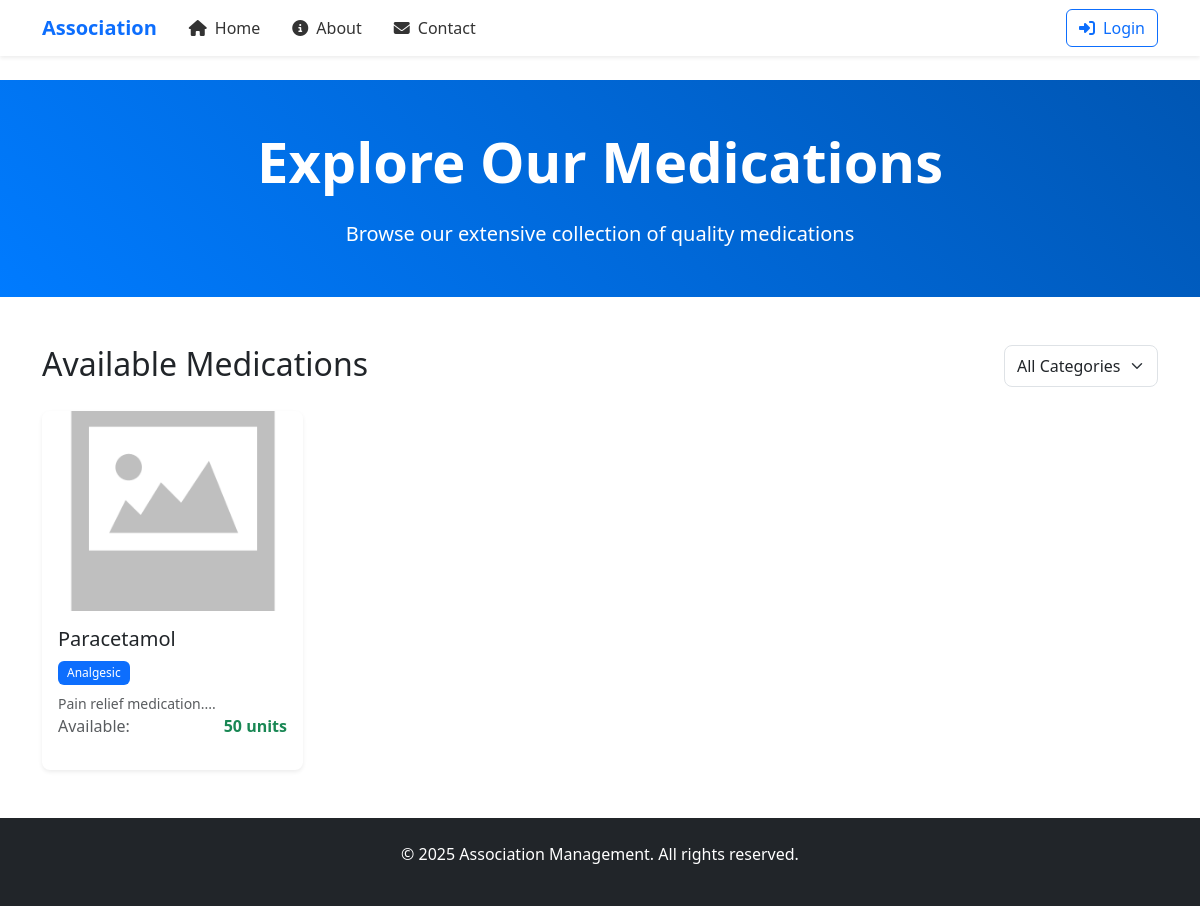
/app/medications.php, run on an earlier commit of the app's database.
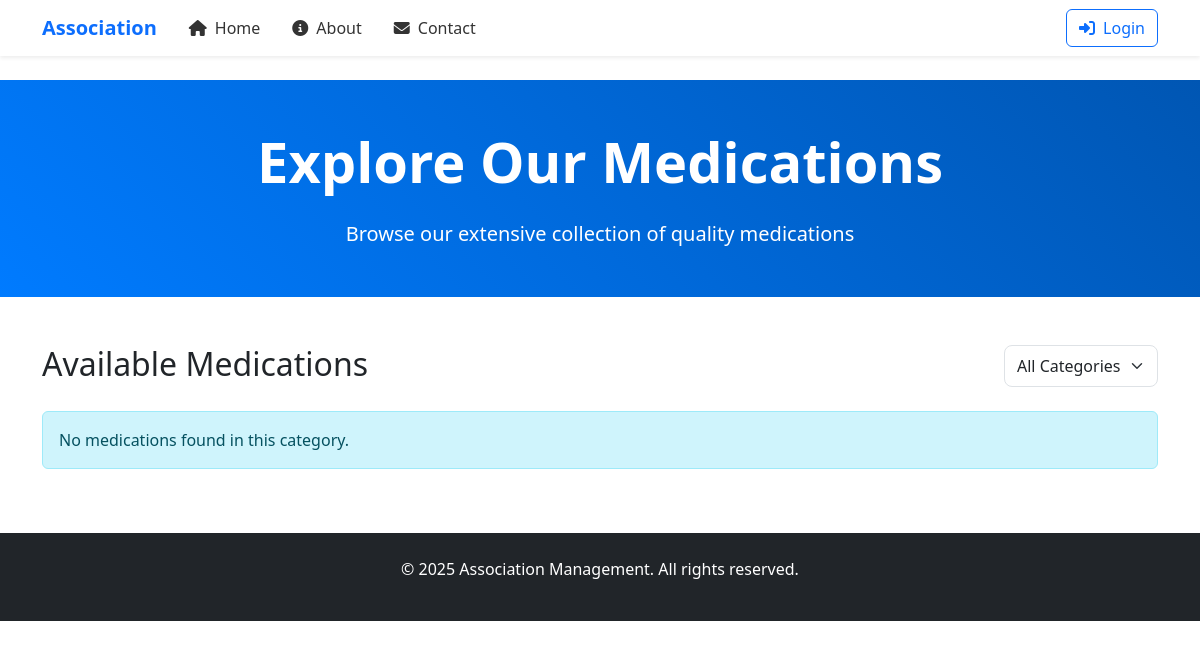
And on a later commit of the database.
### tables this page shows
CREATE TABLE `medications` (
  `id` int NOT NULL,
  `title` varchar(255) NOT NULL,
  `image` varchar(255) DEFAULT NULL,
  `description` text,
  `category` varchar(100) DEFAULT NULL,
  `quantity` int DEFAULT '0',
  `created_at` timestamp NULL DEFAULT CURRENT_TIMESTAMP,
  `updated_at` timestamp NULL DEFAULT CURRENT_TIMESTAMP ON UPDATE CURRENT_TIMESTAMP
);

### app/medications.php (the view, shortened to what this page needs)
<?php
include 'includes/header.php';
include 'config/db.php';
try {
    $sql = "SELECT * FROM medications WHERE quantity > 0";
    $sql .= " ORDER BY created_at DESC";
    $result = mysqli_query($conn, $sql);
} catch (Exception $e) {
    echo "<div class='alert alert-danger'>Error loading medications: " . $e->getMessage() . "</div>";
}
?>
<head>
    <link href="https://cdn.jsdelivr.net/npm/bootstrap@5.3.3/dist/css/bootstrap.min.css" rel="stylesheet">
    <link rel="stylesheet" href="https://cdnjs.cloudflare.com/ajax/libs/font-awesome/6.4.0/css/all.min.css">
    <link href="https://cdn.jsdelivr.net/npm/sweetalert2@11/dist/sweetalert2.min.css" rel="stylesheet">
</head>
<section class="hero-medications bg-primary text-white py-5 text-center">
    <div class="container">
        <h1 class="display-4 fw-bold mb-4">Explore Our Medications</h1>
        <p class="lead mb-0">Browse our extensive collection of quality medications</p>
    </div>
</section>
<section id="medications" class="py-5">
    <div class="container">
        <div class="row mb-4">
            <div class="col-md-6">
                <h2 class="mb-0">Available Medications</h2>
            </div>
            <div class="col-md-6">
                <div class="d-flex justify-content-md-end align-items-center">
                    <select class="form-select w-auto" onchange="filterByCategory(this.value)">
                        <option value="">All Categories</option>
                    </select>
                </div>
            </div>
        </div>
        <div class="row g-4" id="medicationsGrid">
            <?php if (mysqli_num_rows($result) > 0): ?>
                <?php while ($row = mysqli_fetch_assoc($result)): ?>
                    <div class="col-sm-6 col-md-4 col-lg-3">
                        <div class="card h-100 shadow-sm hover-shadow">
                            <img src="<?= !empty($row['image']) ? 'dashboard/process/uploads/' . $row['image'] : 'assets/images/no-image.png' ?>"
                                class="card-img-top" alt="<?= htmlspecialchars($row['title']) ?>"
                                style="height: 200px; object-fit: cover;">
                            <div class="card-body d-flex flex-column">
                                <div>
                                    <h3 class="h5 card-title"><?= htmlspecialchars($row['title']) ?></h3>
                                    <span class="badge bg-primary mb-2"><?= htmlspecialchars($row['category']) ?></span>
                                    <p class="card-text text-muted small">
                                        <?= htmlspecialchars(substr($row['description'], 0, 100)) ?>...
                                    </p>
                                </div>
                                <div class="mt-auto">
                                    <div class="d-flex justify-content-between align-items-center mb-3">
                                        <span class="text-muted">Available:</span>
                                        <span class="fw-bold <?= $row['quantity'] < 5 ? 'text-warning' : 'text-success' ?>">
                                            <?= $row['quantity'] ?> units
                                        </span>
                                    </div>
                                </div>
                            </div>
                        </div>
                    </div>
                <?php endwhile; ?>
            <?php else: ?>
                <div class="col-12">
                    <div class="alert alert-info">
                        No medications found in this category.
                    </div>
                </div>
            <?php endif; ?>
        </div>
    </div>
</section>
<?php
include 'includes/footer.php';
?>

What changed in the data, as far as the page shows it:
removed medications: title "Paracetamol", category "Analgesic", description "Pain relief medication.", quantity "50"
Also different on the page:
text now shown: "No medications found in this category."
